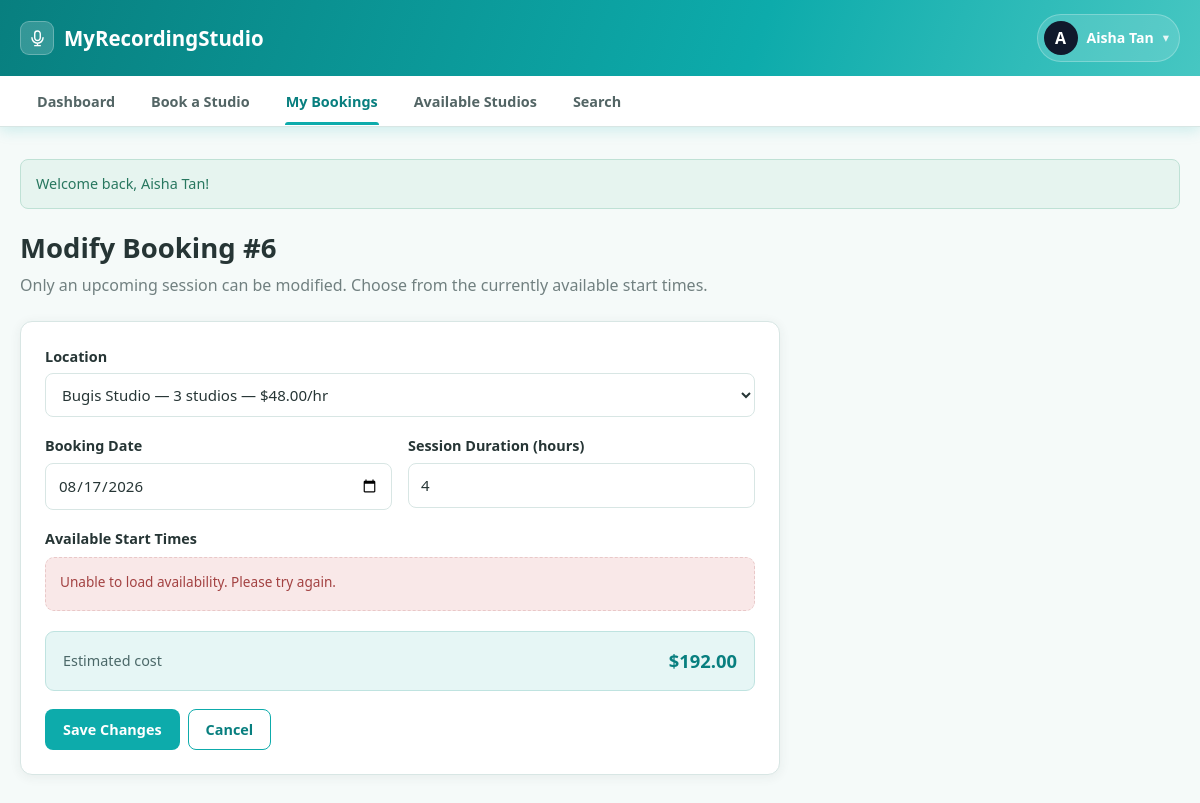
Screenshot of /client/booking_edit.php?id=6 (signed in) with the database file from the repository.
### tables this page shows
CREATE TABLE bookings (
    booking_id     INT AUTO_INCREMENT PRIMARY KEY,
    client_id      INT NOT NULL,
    location_id    INT NOT NULL,
    booking_date   DATE NOT NULL,
    start_time     TIME NOT NULL,
    duration_hours INT NOT NULL,
    end_time       TIME NOT NULL,
    total_cost     DECIMAL(8,2) NOT NULL,
    status         ENUM('active','cancelled') NOT NULL DEFAULT 'active',
    created_at     DATETIME NOT NULL DEFAULT CURRENT_TIMESTAMP,
    CONSTRAINT fk_booking_client
        FOREIGN KEY (client_id) REFERENCES users(user_id)
        ON DELETE CASCADE,
    CONSTRAINT fk_booking_location
        FOREIGN KEY (location_id) REFERENCES locations(location_id)
        ON DELETE CASCADE,
    CONSTRAINT chk_duration CHECK (duration_hours BETWEEN 1 AND 12)
);

CREATE TABLE locations (
    location_id    INT AUTO_INCREMENT PRIMARY KEY,
    description    VARCHAR(255) NOT NULL,
    num_studios    INT NOT NULL,
    cost_per_hour  DECIMAL(8,2) NOT NULL,
    created_at     DATETIME NOT NULL DEFAULT CURRENT_TIMESTAMP,
    CONSTRAINT chk_num_studios CHECK (num_studios > 0),
    CONSTRAINT chk_cost CHECK (cost_per_hour > 0)
);

### classes/Booking.php (called while the page is built, shortened)
<?php
class Booking
{
    private PDO $db;
    public function __construct()
    {
        $this->db = Database::getInstance()->getConnection();
    }
    public function getById(int $bookingId): ?array
    {
        $stmt = $this->db->prepare(
            "SELECT b.*, l.description AS location_description, l.cost_per_hour,
                    u.name AS client_name, u.email AS client_email
             FROM bookings b
             JOIN locations l ON l.location_id = b.location_id
             JOIN users u ON u.user_id = b.client_id
             WHERE b.booking_id = :id"
        );
        $stmt->execute([':id' => $bookingId]);
        $row = $stmt->fetch();
        return $row ?: null;
    }
}

### classes/Database.php (called while the page is built)
<?php
class Database
{
    private static ?Database $instance = null;
    private PDO $pdo;
    private function __construct()
    {
        $dsn = "mysql:host=" . DB_HOST . ";dbname=" . DB_NAME . ";charset=utf8mb4";
        try {
            $this->pdo = new PDO($dsn, DB_USER, DB_PASS, [
                PDO::ATTR_ERRMODE            => PDO::ERRMODE_EXCEPTION,
                PDO::ATTR_DEFAULT_FETCH_MODE => PDO::FETCH_ASSOC,
                PDO::ATTR_EMULATE_PREPARES   => false,
            ]);
        } catch (PDOException $e) {
            die("Database connection failed. Please check that MySQL is running in XAMPP "
                . "and that the database 'myrecordingstudio' has been imported. Error: " . $e->getMessage());
        }
    }
    public static function getInstance(): Database
    {
        if (self::$instance === null) {
            self::$instance = new Database();
        }
        return self::$instance;
    }
    public function getConnection(): PDO
    {
        return $this->pdo;
    }
}

### classes/Location.php (called while the page is built, shortened)
<?php
class Location
{
    private PDO $db;
    public function __construct()
    {
        $this->db = Database::getInstance()->getConnection();
    }
    public function getAll(): array
    {
        $stmt = $this->db->query("SELECT * FROM locations ORDER BY description ASC");
        return $stmt->fetchAll();
    }
}

### client/booking_edit.php (the view, shortened to what this page needs)
<?php
$bookingModel = new Booking();
$locationModel = new Location();
$bookingId = (int)($_GET['id'] ?? $_POST['booking_id'] ?? 0);
$booking = $bookingModel->getById($bookingId);
$locations = $locationModel->getAll();
include __DIR__ . '/../includes/header.php';
?>
<div class="page-header">
    <h1>Modify Booking #<?= (int)$booking['booking_id'] ?></h1>
    <p class="subtitle">Only an upcoming session can be modified. Choose from the currently available start times.</p>
</div>
<div class="card booking-card">
    <form method="POST" action="booking_edit.php?id=<?= (int)$bookingId ?>" novalidate>
        <div class="form-group">
            <label for="location_id">Location</label>
            <select id="location_id" name="location_id" required>
                <?php foreach ($locations as $loc): ?>
                    <option value="<?= (int)$loc['location_id'] ?>" data-cost="<?= e($loc['cost_per_hour']) ?>"
                        <?= $booking['location_id'] == $loc['location_id'] ? 'selected' : '' ?>>
                        <?= e($loc['description']) ?> &mdash; <?= (int)$loc['num_studios'] ?> studios &mdash; <?= formatMoney($loc['cost_per_hour']) ?>/hr
                    </option>
                <?php endforeach; ?>
            </select>
        </div>
        <div class="form-row">
            <div class="form-group">
                <label for="booking_date">Booking Date</label>
                <input type="date" id="booking_date" name="booking_date" required min="<?= date('Y-m-d') ?>"
                       value="<?= e(substr($booking['booking_date'], 0, 10)) ?>">
            </div>
            <div class="form-group">
                <label for="duration_hours">Session Duration (hours)</label>
                <input type="number" id="duration_hours" name="duration_hours" min="1" max="12" required
                       value="<?= e((string)$booking['duration_hours']) ?>">
            </div>
        </div>
        <div class="form-group">
            <label>Available Start Times</label>
            <div id="availabilityPanel" class="availability-panel">
            </div>
        </div>
        <div class="booking-summary">
            <span>Estimated cost</span>
            <strong id="estCost">$0.00</strong>
        </div>
        <div class="btn-group">
            <button type="submit" class="btn btn-primary">Save Changes</button>
            <a href="my_bookings.php" class="btn btn-outline">Cancel</a>
        </div>
    </form>
</div>
<?php include __DIR__ . '/../includes/footer.php'; ?>

### assets/css/style.css (style rules this page uses)
:root { --primary: #0DABAB; --primary-dark: #087F7F; --primary-soft: #E6F6F5; --danger: #C95656; --danger-soft: #F9E8E8; --warning: #C58A32; --warning-soft: #FBF1DF; --success: #2F8F72; --success-soft: #E6F4EF; --info: #397AA8; --info-soft: #E8F1F8; --bg: #F5FAF9; --card-bg: #FFFFFF; --text: #263535; --text-muted: #718080; --border: #D8E6E4; --radius: 12px; --shadow: 0 2px 12px rgba(38, 53, 53, 0.07); --shadow-hover: 0 8px 24px rgba(38, 53, 53, 0.12); }
* { box-sizing: border-box; }
html { scroll-behavior: smooth; }
body { margin: 0; font-family: "Segoe UI", Roboto, Helvetica, Arial, sans-serif; background: var(--bg); color: var(--text); line-height: 1.5; }
a { color: var(--primary-dark); text-decoration: none; }
button, input, select, textarea { font: inherit; }
.page-header { margin-bottom: 24px; }
.page-header h1 { margin: 0 0 5px; font-size: 1.72rem; }
.page-header p.subtitle { margin: 0; color: var(--text-muted); }
.card { background: var(--card-bg); border: 1px solid var(--border); border-radius: var(--radius); box-shadow: var(--shadow); padding: 24px; margin-bottom: 22px; }
.form-group { margin-bottom: 18px; }
label { display: block; margin-bottom: 6px; font-size: .9rem; font-weight: 650; }
input[type=text], input[type=email], input[type=password], input[type=number], input[type=date], input[type=time], input[type=tel], select, textarea { width: 100%; padding: 10px 12px; background: #fff; color: var(--text); border: 1px solid var(--border); border-radius: 8px; font-size: .94rem; transition: border-color .15s ease, box-shadow .15s ease; }
.form-row { display: grid; grid-template-columns: repeat(auto-fit, minmax(210px, 1fr)); gap: 16px; }
.btn { display: inline-flex; align-items: center; justify-content: center; padding: 9px 17px; border: 1px solid transparent; border-radius: 8px; font-size: .9rem; font-weight: 650; cursor: pointer; text-align: center; transition: background .15s ease, border-color .15s ease, box-shadow .15s ease, transform .05s ease; }
.btn-primary { background: var(--primary); color: #fff; }
.btn-outline { background: #fff; color: var(--primary-dark); border-color: var(--primary); }
.btn-group { display: flex; gap: 8px; flex-wrap: wrap; }
.booking-card { max-width: 760px; }
.booking-summary { display: flex; align-items: center; justify-content: space-between; gap: 15px; margin: 6px 0 18px; padding: 15px 17px; background: var(--primary-soft); border: 1px solid #BFE3E0; border-radius: 9px; }
.booking-summary span { color: #4B6868; font-size: .9rem; }
.booking-summary strong { color: var(--primary-dark); font-size: 1.15rem; }
.availability-panel { display: grid; grid-template-columns: repeat(4, minmax(120px, 1fr)); gap: 10px; min-height: 58px; padding: 2px 0; }

### rows the page displays
bookings: booking_id "6", location_id "Bugis Studio — 3 studios — $48.00/hr", booking_date "08/17/2026", duration_hours "4"

### other values shown
$userInitial "A"
$userName "Aisha Tan"
$f['message'] "Welcome back, Aisha Tan!"
